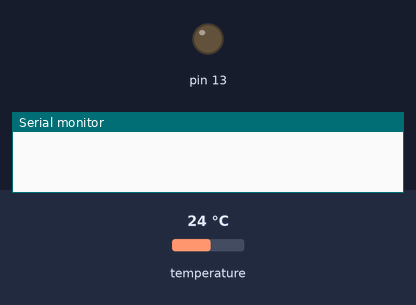
Bench run of a sketch on a simulated Arduino Uno, built with avr-gcc and run on an emulated ATmega328P. On the bench: output pins drawn as LEDs (lit = HIGH), the last lines printed to the serial monitor. Inputs (shaded band) come from the test bench; at power-on: temperature 24 °C. No radio packets arrive unless stated.

Above: at 0.5 s.
At 3.35 s:
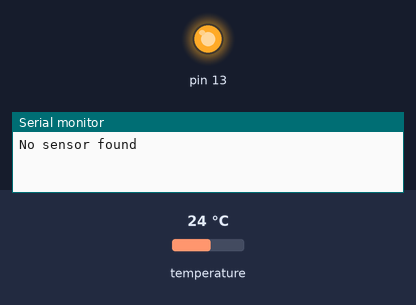
Timing chart, 0 to 5.2 s (numbered marks = the images above):
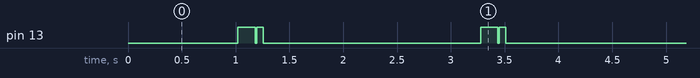

Measured:
- by itself, pin 13: repeats every 2.3 s: LOW 0.01 s, HIGH 0.06 s, LOW 2.0 s, HIGH 0.16 s

The sketch:

sketch.ino
```cpp
#include <OneWire.h>
#include <VirtualWire.h>

// DS18S20 Temperature chip i/o
OneWire ds(2);

void setup(void) {
  // initialize inputs/outputs
  // start serial port
  Serial.begin(115200);
  pinMode(0, OUTPUT);
  pinMode(13, OUTPUT);

  vw_set_tx_pin(5);
  // Initialise the IO and ISR
  vw_set_ptt_inverted(true); // Required for DR3100
  vw_setup(2000);      // Bits per sec
}

void loop(void) {
  byte i;
  byte present = 0;
  byte data[12];
  byte addr[8];
  unsigned char msg[16];
  int len = 0;


  if ( !ds.search(addr)) {
      Serial.println("No sensor found");
      ds.reset_search();
      msg[0] = 'T';
      msg[1] = '-';
      len = 2;
      digitalWrite(13, HIGH);
      vw_send((uint8_t *)msg, len);
      vw_wait_tx();
      digitalWrite(13, LOW);
      delay(1000);
      return;
  }

  if ( OneWire::crc8( addr, 7) != addr[7]) {
      Serial.print("CRC is not valid!\n");
      return;
  }

  ds.reset();
  ds.select(addr);
  ds.write(0x44,1); // start conversion, with parasite power on at the end

  delay(1000); // maybe 750ms is enough, maybe not
  // we might do a ds.depower() here, but the reset will take care of it.

  present = ds.reset();
  ds.select(addr);
  ds.write(0xBE); // Read Scratchpad

  for ( i = 0; i < 9; i++) {
    data[i] = ds.read();
  }

  int low = data[0];
  int high = data[1];

  msg[0] = 'T';
  len = 1;
  for(i = 0; i < 8; i++) {
    msg[len++] = addr[i];
  }
  for(i = 0; i < 2; i++) {
    msg[len++] = data[i];
  }

  digitalWrite(13, HIGH);
  vw_send((uint8_t *)msg, len);
  vw_wait_tx();
  delay(100);
  digitalWrite(13, LOW);
}
```
